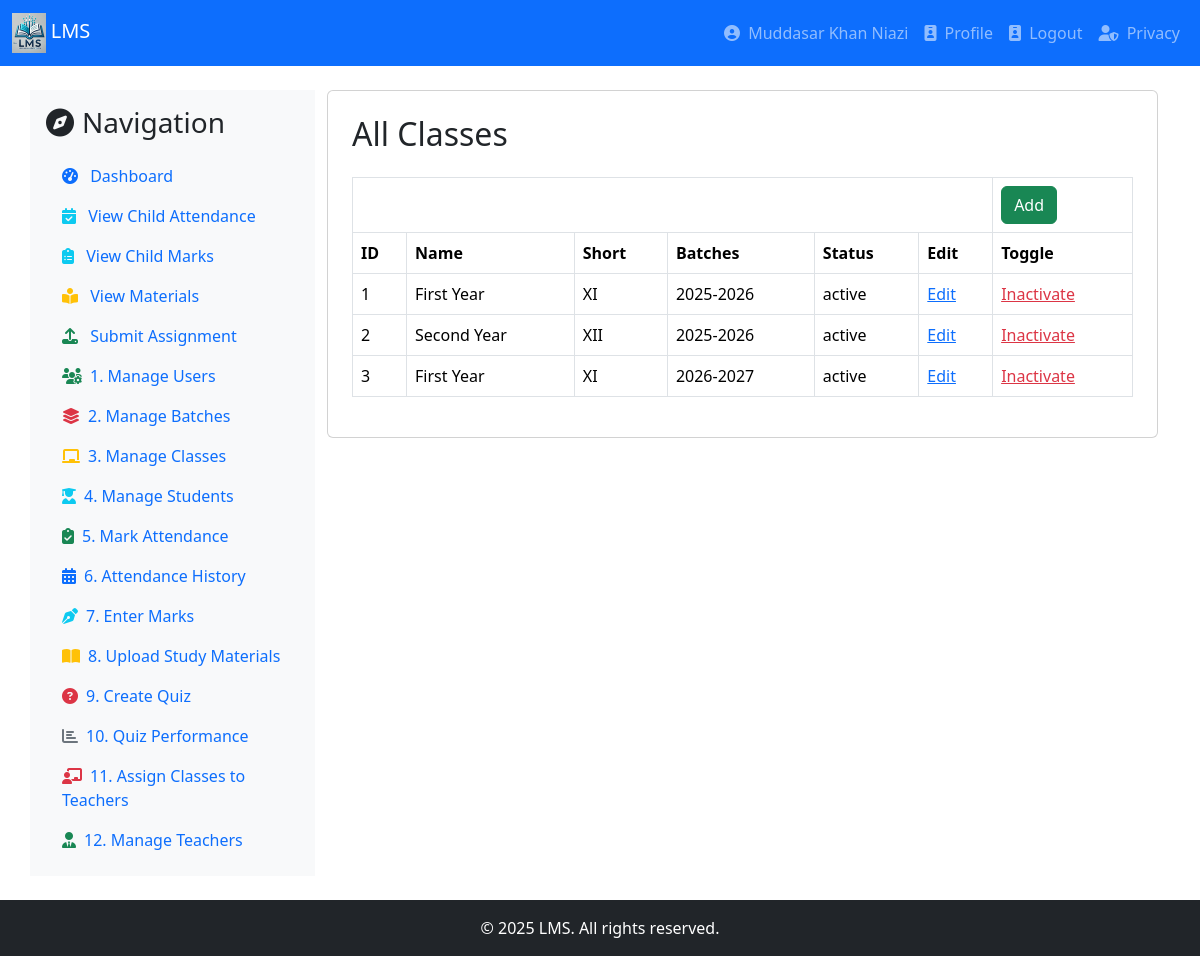
Page /classes.php (signed in) on the committed database.
### tables this page shows
CREATE TABLE `classes` (
  `CID` int(11) NOT NULL,
  `class_name` varchar(256) NOT NULL,
  `class_short` varchar(12) NOT NULL,
  `class_status` enum('active','inactive','deleted') NOT NULL DEFAULT 'active',
  `session_id` int(11) DEFAULT NULL
);

### classes.php (the view, shortened to what this page needs)
<?php
include 'db.php';
$session_Array = [];
$sessionsResult = $conn->query("SELECT session_id, session_name FROM sessions");
while ($sRow = $sessionsResult->fetch_assoc()) {
    $session_Array[$sRow['session_id']] = $sRow['session_name'];
}
$result = $conn->query("SELECT * FROM classes");
include 'header.php';
include 'navigation.php';
?>
<div class="container mt-4">
    <div class="row">
        <div class="col-md-3 bg-light p-3">
            <?php include 'leftbar.php'; ?>
        </div>
        <div class="col-md-9">
            <div class="card p-4">
                <h2>All Classes</h2>
                <table class="table table-bordered mt-3">
                    <thead>
                        <tr>
                            <th colspan="6"></th>
                            <th><a href="class.php" class="btn btn-success">Add</a></th>
                        </tr>
                        <tr>
                            <th>ID</th>
                            <th>Name</th>
                            <th>Short</th>
                            <th>Batches</th>
                            <th>Status</th>
                            <th>Edit</th>
                            <th>Toggle</th>
                        </tr>
                    </thead>
                    <tbody>
                        <?php while ($row = $result->fetch_assoc()) : ?>
                        <tr>
                            <td><?= $row['CID'] ?></td>
                            <td><?= htmlspecialchars($row['class_name']) ?></td>
                            <td><?= htmlspecialchars($row['class_short']) ?></td>
                            <td><?= htmlspecialchars($session_Array[$row['session_id']] ?? 'N/A') ?></td>
                            <td><?= htmlspecialchars($row['class_status']) ?></td>
                            <td><a href="class.php?id=<?= $row['CID'] ?>">Edit</a></td>
                            <td>
                                <?php if ($row['class_status'] == 'inactive'): ?>
                                    <a href="classes.php?toggle=<?= $row['CID'] ?>" class="text-success">Activate</a>
                                <?php else: ?>
                                    <a href="classes.php?toggle=<?= $row['CID'] ?>" class="text-danger">Inactivate</a>
                                <?php endif; ?>
                            </td>
                        </tr>
                        <?php endwhile; ?>
                    </tbody>
                </table>
            </div>
        </div>
    </div>
</div>
<?php include 'footer.php'; ?>

### rows in the picture
classes: CID "1", class_name "First Year", class_short "XI", session "2025-2026", class_status "active"
classes: CID "2", class_name "Second Year", class_short "XII", session "2025-2026", class_status "active"
classes: CID "3", class_name "First Year", class_short "XI", session "2026-2027", class_status "active"

### other values in the picture
$_SESSION['uname'] "Muddasar Khan Niazi"
